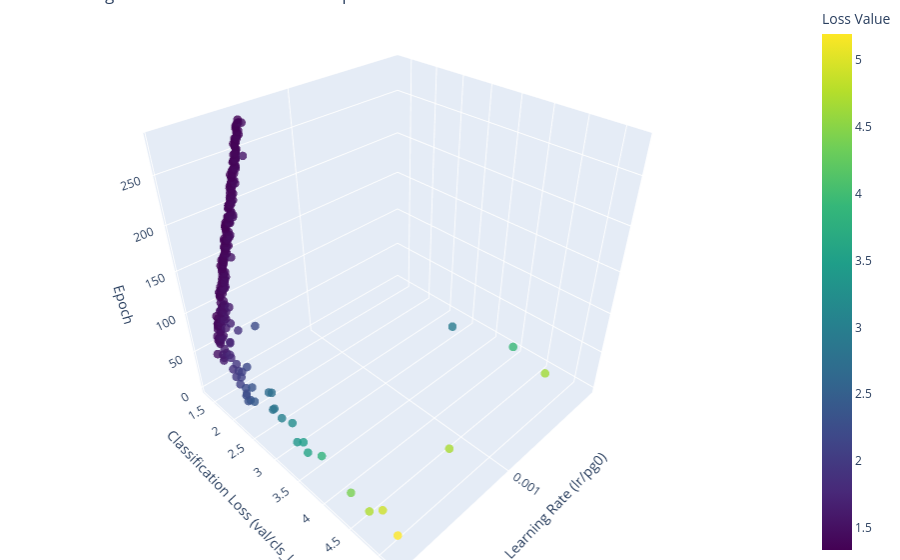

Notebook code for this chart:
### Code cell
graph_LrLoss_3D(df2)

### Figure 1 — Plotly figure (JSON) as saved in the notebook; plotly's stock layout.template omitted (floating-point values rounded to 4 significant figures; data arrays with more than 128 entries replaced by an {"elided": "..."} marker saying what was removed)
{"data": [{"marker": {"color": {"elided": "280 float values"}, "colorbar": {"title": {"text": "Loss Value"}}, "colorscale": [[0, "#440154"], [0.1111, "#482878"], [0.2222, "#3e4989"], [0.3333, "#31688e"], [0.4444, "#26828e"], [0.5556, "#1f9e89"], [0.6667, "#35b779"], [0.7778, "#6ece58"], [0.8889, "#b5de2b"], [1, "#fde725"]], "opacity": 0.8, "size": 5}, "mode": "markers", "type": "scatter3d", "x": {"elided": "280 float values"}, "y": {"elided": "280 float values"}, "z": {"elided": "280 int values"}}], "layout": {"margin": {"b": 0, "l": 0, "r": 0, "t": 0}, "scene": {"xaxis": {"title": {"text": "Learning Rate (lr/pg0)"}}, "yaxis": {"title": {"text": "Classification Loss (val/cls_loss)"}}, "zaxis": {"title": {"text": "Epoch"}}}, "title": {"text": "Learning Rate vs. Validation Loss vs. Epoch"}}}
